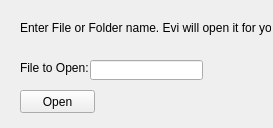
<?xml version="1.0" encoding="UTF-8"?>
<ui version="4.0">
 <class>MainWindow</class>
 <widget class="QMainWindow" name="MainWindow">
  <property name="geometry">
   <rect>
    <x>0</x>
    <y>0</y>
    <width>273</width>
    <height>128</height>
   </rect>
  </property>
  <property name="windowTitle">
   <string>MainWindow</string>
  </property>
  <widget class="QWidget" name="centralwidget">
   <widget class="QLabel" name="label">
    <property name="geometry">
     <rect>
      <x>20</x>
      <y>60</y>
      <width>101</width>
      <height>16</height>
     </rect>
    </property>
    <property name="text">
     <string>File to Open:</string>
    </property>
   </widget>
   <widget class="QLineEdit" name="lineEdit">
    <property name="geometry">
     <rect>
      <x>90</x>
      <y>60</y>
      <width>113</width>
      <height>20</height>
     </rect>
    </property>
   </widget>
   <widget class="QLabel" name="label_2">
    <property name="geometry">
     <rect>
      <x>20</x>
      <y>20</y>
      <width>251</width>
      <height>16</height>
     </rect>
    </property>
    <property name="text">
     <string>Enter File or Folder name. Evi will open it for you.</string>
    </property>
   </widget>
   <widget class="QPushButton" name="pushButton">
    <property name="geometry">
     <rect>
      <x>20</x>
      <y>90</y>
      <width>75</width>
      <height>23</height>
     </rect>
    </property>
    <property name="text">
     <string>Open</string>
    </property>
   </widget>
  </widget>
 </widget>
 <resources/>
 <connections/>
</ui>
